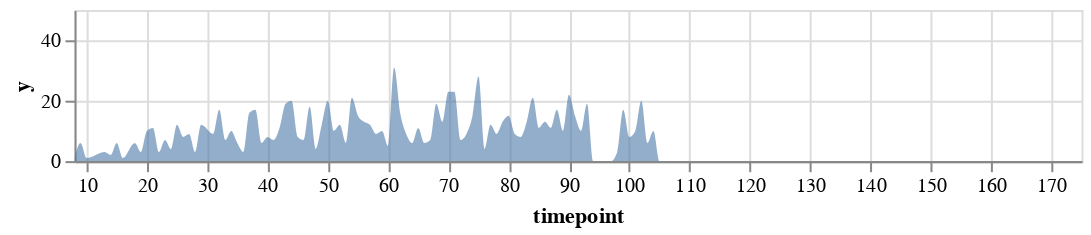

Source (notebook cell):
### Code cell
area1 = alt.Chart(source).mark_area(
    clip=True,
    interpolate='monotone'
).encode(
    alt.X('timepoint', scale=alt.Scale(zero=False, nice=False)),
    alt.Y('tenml', scale=alt.Scale(domain=[0, 50]), title='y'),
    opacity=alt.value(0.6)
).properties(
    width=500,
    height=75
)

area2 = area1.encode(
    alt.Y('ny:Q', scale=alt.Scale(domain=[0,50]))
).transform_calculate(
    "ny", alt.datum.y - 50
)

area1 + area2

### Figure 1 — Vega-Lite specification as saved in the notebook (floating-point values rounded to 4 significant figures; data arrays with more than 128 entries replaced by an {"elided": "..."} marker saying what was removed)
{"config": {"view": {"continuousWidth": 400, "continuousHeight": 300}}, "layer": [{"mark": {"type": "area", "clip": true, "interpolate": "monotone"}, "encoding": {"opacity": {"value": 0.6}, "x": {"field": "timepoint", "scale": {"nice": false, "zero": false}, "type": "quantitative"}, "y": {"field": "tenml", "scale": {"domain": [0, 50]}, "title": "y", "type": "quantitative"}}, "height": 75, "width": 500}, {"mark": {"type": "area", "clip": true, "interpolate": "monotone"}, "encoding": {"opacity": {"value": 0.6}, "x": {"field": "timepoint", "scale": {"nice": false, "zero": false}, "type": "quantitative"}, "y": {"field": "ny", "scale": {"domain": [0, 50]}, "type": "quantitative"}}, "height": 75, "transform": [{"calculate": "(datum.y - 50)", "as": "ny"}], "width": 500}], "data": {"name": "data-6debc132d262ab9c900b26cc0c253304"}, "$schema": "https://vega.github.io/schema/vega-lite/v4.17.0.json", "datasets": {"data-6debc132d262ab9c900b26cc0c253304": {"elided": "164 records"}}}
